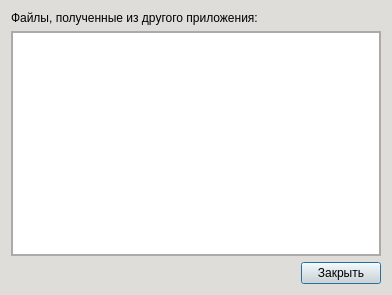
<?xml version="1.0" encoding="UTF-8"?>
<ui version="4.0">
 <class>ReceivedFiles</class>
 <widget class="QDialog" name="ReceivedFiles">
  <property name="geometry">
   <rect>
    <x>0</x>
    <y>0</y>
    <width>392</width>
    <height>295</height>
   </rect>
  </property>
  <property name="palette">
   <palette>
    <active>
     <colorrole role="WindowText">
      <brush brushstyle="SolidPattern">
       <color alpha="255">
        <red>0</red>
        <green>0</green>
        <blue>0</blue>
       </color>
      </brush>
     </colorrole>
     <colorrole role="Button">
      <brush brushstyle="SolidPattern">
       <color alpha="255">
        <red>222</red>
        <green>221</green>
        <blue>218</blue>
       </color>
      </brush>
     </colorrole>
     <colorrole role="Light">
      <brush brushstyle="SolidPattern">
       <color alpha="255">
        <red>255</red>
        <green>255</green>
        <blue>255</blue>
       </color>
      </brush>
     </colorrole>
     <colorrole role="Midlight">
      <brush brushstyle="SolidPattern">
       <color alpha="255">
        <red>238</red>
        <green>238</green>
        <blue>236</blue>
       </color>
      </brush>
     </colorrole>
     <colorrole role="Dark">
      <brush brushstyle="SolidPattern">
       <color alpha="255">
        <red>111</red>
        <green>110</green>
        <blue>109</blue>
       </color>
      </brush>
     </colorrole>
     <colorrole role="Mid">
      <brush brushstyle="SolidPattern">
       <color alpha="255">
        <red>148</red>
        <green>147</green>
        <blue>145</blue>
       </color>
      </brush>
     </colorrole>
     <colorrole role="Text">
      <brush brushstyle="SolidPattern">
       <color alpha="255">
        <red>0</red>
        <green>0</green>
        <blue>0</blue>
       </color>
      </brush>
     </colorrole>
     <colorrole role="BrightText">
      <brush brushstyle="SolidPattern">
       <color alpha="255">
        <red>255</red>
        <green>255</green>
        <blue>255</blue>
       </color>
      </brush>
     </colorrole>
     <colorrole role="ButtonText">
      <brush brushstyle="SolidPattern">
       <color alpha="255">
        <red>0</red>
        <green>0</green>
        <blue>0</blue>
       </color>
      </brush>
     </colorrole>
     <colorrole role="Base">
      <brush brushstyle="SolidPattern">
       <color alpha="255">
        <red>255</red>
        <green>255</green>
        <blue>255</blue>
       </color>
      </brush>
     </colorrole>
     <colorrole role="Window">
      <brush brushstyle="SolidPattern">
       <color alpha="255">
        <red>222</red>
        <green>221</green>
        <blue>218</blue>
       </color>
      </brush>
     </colorrole>
     <colorrole role="Shadow">
      <brush brushstyle="SolidPattern">
       <color alpha="255">
        <red>0</red>
        <green>0</green>
        <blue>0</blue>
       </color>
      </brush>
     </colorrole>
     <colorrole role="AlternateBase">
      <brush brushstyle="SolidPattern">
       <color alpha="255">
        <red>238</red>
        <green>238</green>
        <blue>236</blue>
       </color>
      </brush>
     </colorrole>
     <colorrole role="ToolTipBase">
      <brush brushstyle="SolidPattern">
       <color alpha="255">
        <red>255</red>
        <green>255</green>
        <blue>220</blue>
       </color>
      </brush>
     </colorrole>
     <colorrole role="ToolTipText">
      <brush brushstyle="SolidPattern">
       <color alpha="255">
        <red>0</red>
        <green>0</green>
        <blue>0</blue>
       </color>
      </brush>
     </colorrole>
     <colorrole role="PlaceholderText">
      <brush brushstyle="SolidPattern">
       <color alpha="127">
        <red>0</red>
        <green>0</green>
        <blue>0</blue>
       </color>
      </brush>
     </colorrole>
     <colorrole role="Accent">
      <brush brushstyle="SolidPattern">
       <color alpha="255">
        <red>255</red>
        <green>255</green>
        <blue>255</blue>
       </color>
      </brush>
     </colorrole>
    </active>
    <inactive>
     <colorrole role="WindowText">
      <brush brushstyle="SolidPattern">
       <color alpha="255">
        <red>0</red>
        <green>0</green>
        <blue>0</blue>
       </color>
      </brush>
     </colorrole>
     <colorrole role="Button">
      <brush brushstyle="SolidPattern">
       <color alpha="255">
        <red>222</red>
        <green>221</green>
        <blue>218</blue>
       </color>
      </brush>
     </colorrole>
     <colorrole role="Light">
      <brush brushstyle="SolidPattern">
       <color alpha="255">
        <red>255</red>
        <green>255</green>
        <blue>255</blue>
       </color>
      </brush>
     </colorrole>
     <colorrole role="Midlight">
      <brush brushstyle="SolidPattern">
       <color alpha="255">
        <red>238</red>
        <green>238</green>
        <blue>236</blue>
       </color>
      </brush>
     </colorrole>
     <colorrole role="Dark">
      <brush brushstyle="SolidPattern">
       <color alpha="255">
        <red>111</red>
        <green>110</green>
        <blue>109</blue>
       </color>
      </brush>
     </colorrole>
     <colorrole role="Mid">
      <brush brushstyle="SolidPattern">
       <color alpha="255">
        <red>148</red>
        <green>147</green>
        <blue>145</blue>
       </color>
      </brush>
     </colorrole>
     <colorrole role="Text">
      <brush brushstyle="SolidPattern">
       <color alpha="255">
        <red>0</red>
        <green>0</green>
        <blue>0</blue>
       </color>
      </brush>
     </colorrole>
     <colorrole role="BrightText">
      <brush brushstyle="SolidPattern">
       <color alpha="255">
        <red>255</red>
        <green>255</green>
        <blue>255</blue>
       </color>
      </brush>
     </colorrole>
     <colorrole role="ButtonText">
      <brush brushstyle="SolidPattern">
       <color alpha="255">
        <red>0</red>
        <green>0</green>
        <blue>0</blue>
       </color>
      </brush>
     </colorrole>
     <colorrole role="Base">
      <brush brushstyle="SolidPattern">
       <color alpha="255">
        <red>255</red>
        <green>255</green>
        <blue>255</blue>
       </color>
      </brush>
     </colorrole>
     <colorrole role="Window">
      <brush brushstyle="SolidPattern">
       <color alpha="255">
        <red>222</red>
        <green>221</green>
        <blue>218</blue>
       </color>
      </brush>
     </colorrole>
     <colorrole role="Shadow">
      <brush brushstyle="SolidPattern">
       <color alpha="255">
        <red>0</red>
        <green>0</green>
        <blue>0</blue>
       </color>
      </brush>
     </colorrole>
     <colorrole role="AlternateBase">
      <brush brushstyle="SolidPattern">
       <color alpha="255">
        <red>238</red>
        <green>238</green>
        <blue>236</blue>
       </color>
      </brush>
     </colorrole>
     <colorrole role="ToolTipBase">
      <brush brushstyle="SolidPattern">
       <color alpha="255">
        <red>255</red>
        <green>255</green>
        <blue>220</blue>
       </color>
      </brush>
     </colorrole>
     <colorrole role="ToolTipText">
      <brush brushstyle="SolidPattern">
       <color alpha="255">
        <red>0</red>
        <green>0</green>
        <blue>0</blue>
       </color>
      </brush>
     </colorrole>
     <colorrole role="PlaceholderText">
      <brush brushstyle="SolidPattern">
       <color alpha="127">
        <red>0</red>
        <green>0</green>
        <blue>0</blue>
       </color>
      </brush>
     </colorrole>
     <colorrole role="Accent">
      <brush brushstyle="SolidPattern">
       <color alpha="255">
        <red>255</red>
        <green>255</green>
        <blue>255</blue>
       </color>
      </brush>
     </colorrole>
    </inactive>
    <disabled>
     <colorrole role="WindowText">
      <brush brushstyle="SolidPattern">
       <color alpha="255">
        <red>111</red>
        <green>110</green>
        <blue>109</blue>
       </color>
      </brush>
     </colorrole>
     <colorrole role="Button">
      <brush brushstyle="SolidPattern">
       <color alpha="255">
        <red>222</red>
        <green>221</green>
        <blue>218</blue>
       </color>
      </brush>
     </colorrole>
     <colorrole role="Light">
      <brush brushstyle="SolidPattern">
       <color alpha="255">
        <red>255</red>
        <green>255</green>
        <blue>255</blue>
       </color>
      </brush>
     </colorrole>
     <colorrole role="Midlight">
      <brush brushstyle="SolidPattern">
       <color alpha="255">
        <red>238</red>
        <green>238</green>
        <blue>236</blue>
       </color>
      </brush>
     </colorrole>
     <colorrole role="Dark">
      <brush brushstyle="SolidPattern">
       <color alpha="255">
        <red>111</red>
        <green>110</green>
        <blue>109</blue>
       </color>
      </brush>
     </colorrole>
     <colorrole role="Mid">
      <brush brushstyle="SolidPattern">
       <color alpha="255">
        <red>148</red>
        <green>147</green>
        <blue>145</blue>
       </color>
      </brush>
     </colorrole>
     <colorrole role="Text">
      <brush brushstyle="SolidPattern">
       <color alpha="255">
        <red>111</red>
        <green>110</green>
        <blue>109</blue>
       </color>
      </brush>
     </colorrole>
     <colorrole role="BrightText">
      <brush brushstyle="SolidPattern">
       <color alpha="255">
        <red>255</red>
        <green>255</green>
        <blue>255</blue>
       </color>
      </brush>
     </colorrole>
     <colorrole role="ButtonText">
      <brush brushstyle="SolidPattern">
       <color alpha="255">
        <red>111</red>
        <green>110</green>
        <blue>109</blue>
       </color>
      </brush>
     </colorrole>
     <colorrole role="Base">
      <brush brushstyle="SolidPattern">
       <color alpha="255">
        <red>222</red>
        <green>221</green>
        <blue>218</blue>
       </color>
      </brush>
     </colorrole>
     <colorrole role="Window">
      <brush brushstyle="SolidPattern">
       <color alpha="255">
        <red>222</red>
        <green>221</green>
        <blue>218</blue>
       </color>
      </brush>
     </colorrole>
     <colorrole role="Shadow">
      <brush brushstyle="SolidPattern">
       <color alpha="255">
        <red>0</red>
        <green>0</green>
        <blue>0</blue>
       </color>
      </brush>
     </colorrole>
     <colorrole role="AlternateBase">
      <brush brushstyle="SolidPattern">
       <color alpha="255">
        <red>222</red>
        <green>221</green>
        <blue>218</blue>
       </color>
      </brush>
     </colorrole>
     <colorrole role="ToolTipBase">
      <brush brushstyle="SolidPattern">
       <color alpha="255">
        <red>255</red>
        <green>255</green>
        <blue>220</blue>
       </color>
      </brush>
     </colorrole>
     <colorrole role="ToolTipText">
      <brush brushstyle="SolidPattern">
       <color alpha="255">
        <red>0</red>
        <green>0</green>
        <blue>0</blue>
       </color>
      </brush>
     </colorrole>
     <colorrole role="PlaceholderText">
      <brush brushstyle="SolidPattern">
       <color alpha="127">
        <red>111</red>
        <green>110</green>
        <blue>109</blue>
       </color>
      </brush>
     </colorrole>
     <colorrole role="Accent">
      <brush brushstyle="SolidPattern">
       <color alpha="255">
        <red>255</red>
        <green>255</green>
        <blue>255</blue>
       </color>
      </brush>
     </colorrole>
    </disabled>
   </palette>
  </property>
  <property name="windowTitle">
   <string>Dialog</string>
  </property>
  <layout class="QVBoxLayout" name="verticalLayout">
   <item>
    <widget class="QLabel" name="label">
     <property name="text">
      <string>Файлы, полученные из другого приложения:</string>
     </property>
    </widget>
   </item>
   <item>
    <widget class="QScrollArea" name="scrollArea">
     <property name="widgetResizable">
      <bool>true</bool>
     </property>
     <widget class="QWidget" name="scrollAreaWidgetContents">
      <property name="geometry">
       <rect>
        <x>0</x>
        <y>0</y>
        <width>372</width>
        <height>219</height>
       </rect>
      </property>
      <layout class="QVBoxLayout" name="verticalLayout_2">
       <property name="leftMargin">
        <number>0</number>
       </property>
       <property name="topMargin">
        <number>0</number>
       </property>
       <property name="rightMargin">
        <number>0</number>
       </property>
       <property name="bottomMargin">
        <number>0</number>
       </property>
       <item>
        <widget class="QListWidget" name="listWidget"/>
       </item>
      </layout>
     </widget>
    </widget>
   </item>
   <item>
    <layout class="QHBoxLayout" name="horizontalLayout">
     <item>
      <spacer name="horizontalSpacer">
       <property name="orientation">
        <enum>Qt::Horizontal</enum>
       </property>
       <property name="sizeHint" stdset="0">
        <size>
         <width>40</width>
         <height>20</height>
        </size>
       </property>
      </spacer>
     </item>
     <item>
      <widget class="QPushButton" name="closeButton">
       <property name="text">
        <string>Закрыть</string>
       </property>
      </widget>
     </item>
    </layout>
   </item>
  </layout>
 </widget>
 <resources/>
 <connections/>
</ui>
